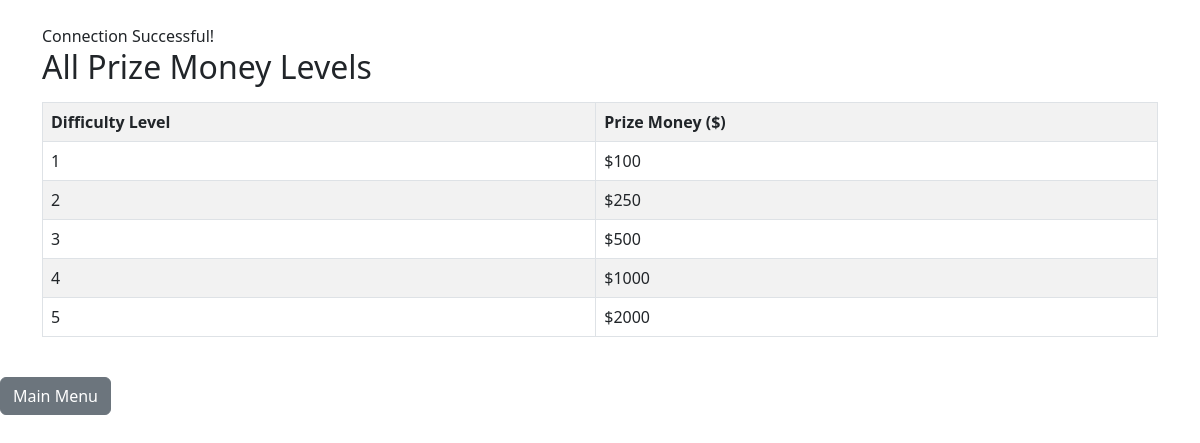
The page /CPSC2221_final/queries/display_prize_money.php on the database its author committed.
### tables this page shows
CREATE TABLE PrizeMoney (
    Difficulty INT PRIMARY KEY,
    PrizeMoney INT DEFAULT 0
);

### CPSC2221_final/queries/display_prize_money.php (the view, shortened to what this page needs)
<?php
$servername = "localhost";
$username   = "root";
$password   = "";
$database   = "tictactoe";
$conn = new mysqli($servername, $username, $password, $database);
if ($conn->connect_error) {
	die("Connection failed: " . $conn->connect_error);
} else {
	echo "<link rel='stylesheet' href='https://cdn.jsdelivr.net/npm/bootstrap@5.3.0/dist/css/bootstrap.min.css'>";
	echo "<div class='container mt-4'>";
	echo "Connection Successful! <br>";
}
$query = "SELECT Difficulty, PrizeMoney FROM PrizeMoney ORDER BY Difficulty";
$result = $conn->query($query);
echo "<h2>All Prize Money Levels</h2>";
if ($result->num_rows > 0) {
	echo "<table class='table table-bordered table-striped mt-3'>";
	echo "<tr><th>Difficulty Level</th><th>Prize Money ($)</th></tr>";
	while ($row = $result->fetch_assoc()) {
		echo "<tr>
			<td>" . $row["Difficulty"] . "</td>
			<td>$" . $row["PrizeMoney"] . "</td>
		</tr>";
	}
	echo "</table>";
} else {
	echo "No prize money records found.";
}
echo "</div><br><a class='btn btn-secondary' href='../index.php'>Main Menu</a>";
?>

### rows shown on the page
prizemoney: Difficulty "1", PrizeMoney "100"
prizemoney: Difficulty "2", PrizeMoney "250"
prizemoney: Difficulty "3", PrizeMoney "500"
prizemoney: Difficulty "4", PrizeMoney "1000"
prizemoney: Difficulty "5", PrizeMoney "2000"
